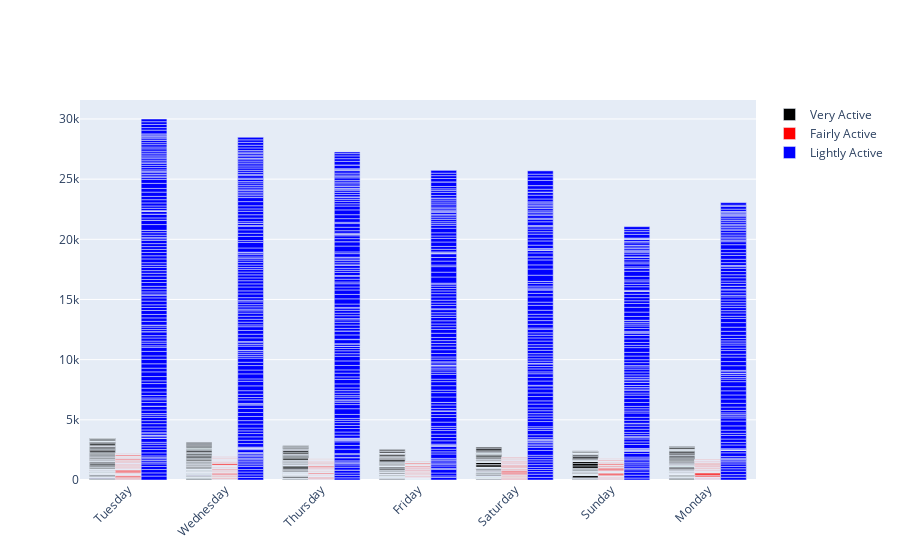

Write notebook code for a chart like this one.
### Code cell
fig = go.Figure()
fig.add_trace(go.Bar(
    x=df["Day"],
    y=df["VeryActiveMinutes"],
    name='Very Active',
    marker_color='black'
))
fig.add_trace(go.Bar(
    x=df["Day"],
    y=df["FairlyActiveMinutes"],
    name='Fairly Active',
    marker_color='red'
))
fig.add_trace(go.Bar(
    x=df["Day"],
    y=df["LightlyActiveMinutes"],
    name='Lightly Active',
    marker_color='blue'
))
fig.update_layout(barmode='group', xaxis_tickangle=-45)
fig.show()

### Figure 1 — Plotly figure (JSON) as saved in the notebook; plotly's stock layout.template omitted (floating-point values rounded to 4 significant figures; data arrays with more than 128 entries replaced by an {"elided": "..."} marker saying what was removed)
{"data": [{"marker": {"color": "black"}, "name": "Very Active", "type": "bar", "x": {"elided": "940 str values"}, "y": {"elided": "940 int values"}}, {"marker": {"color": "red"}, "name": "Fairly Active", "type": "bar", "x": {"elided": "940 str values"}, "y": {"elided": "940 int values"}}, {"marker": {"color": "blue"}, "name": "Lightly Active", "type": "bar", "x": {"elided": "940 str values"}, "y": {"elided": "940 int values"}}], "layout": {"barmode": "group", "xaxis": {"tickangle": -45}}}
